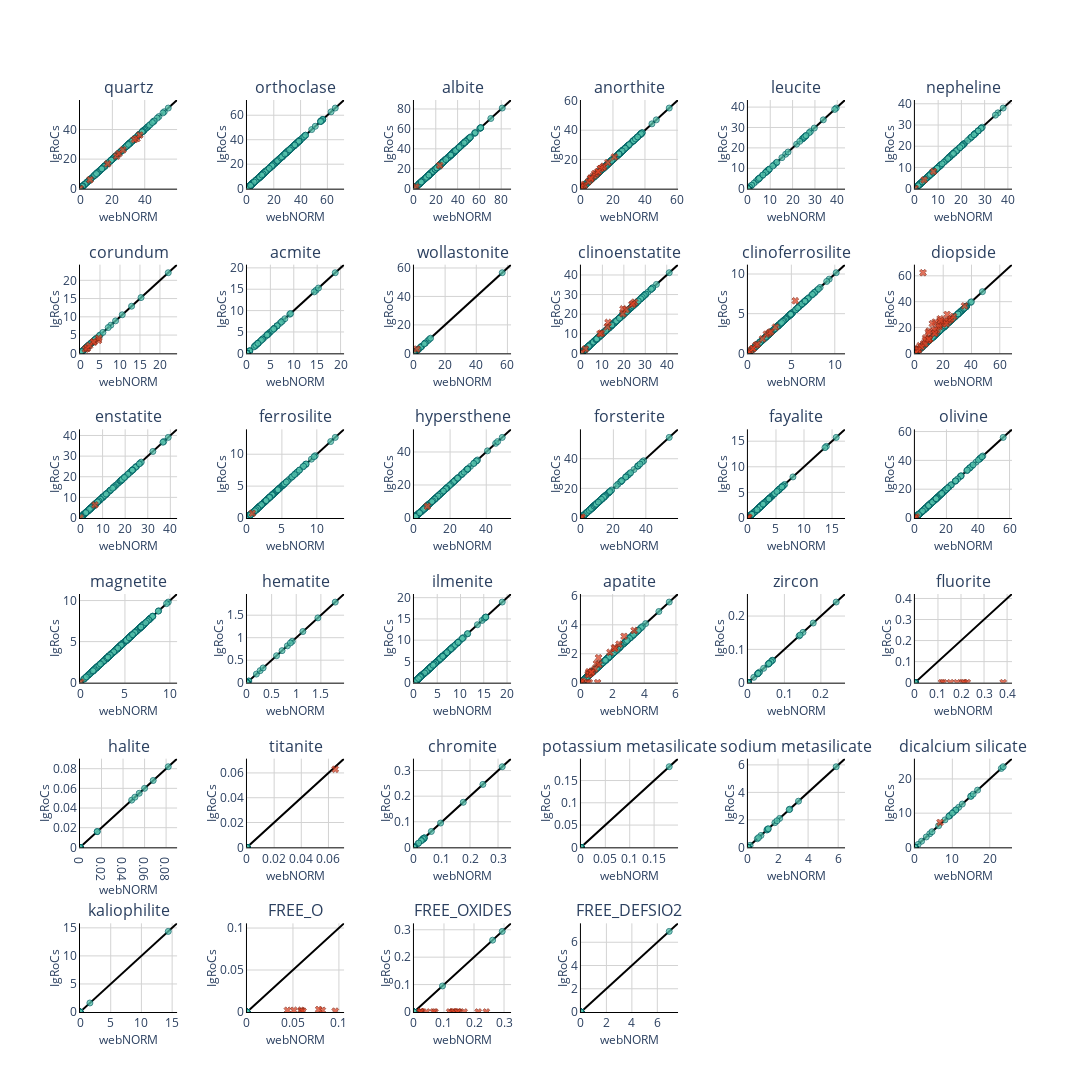

The cell this chart's notebook holds for it:
### Code cell
# get a list of minerals to plot based on whether there is any data in the igrocs or web data
plot_norms = []

for i in igrocs_norms_lemaitre.columns.tolist():
    if igrocs_norms_lemaitre[i].fillna(0).max() or web_norms_lemaitre[i].fillna(0).max() > 0:
        plot_norms.append(i)


# define the number of rows and columns for the subplots

cols=6
rows=math.ceil((len(plot_norms)/cols))

fig = make_subplots(rows=rows, cols=cols, subplot_titles=plot_norms, horizontal_spacing=0.075)

list_index = 0
n_plots = len(plot_norms)

#Add dummy traces to get legend to work
fig.append_trace(
                go.Scatter(
                    x=[0],
                    y=[0],
                    mode='markers',
                    marker=dict(
                        color="#57C4AD",
                        opacity=0.75,
                        line=dict(
                            color='#006164',
                            width=1)),
                    name=r'<1% relative difference',
                    showlegend=True
                    ),
                row=1,
                col=1
            )
fig.append_trace(
                go.Scatter(
                    x=[0],
                    y=[0],
                    mode='markers',
                    marker=dict(
                        symbol='x',
                        color="#DB4325",
                        opacity=0.75,
                        line=dict(
                            color='#8b2a17',
                            width=1)),
                    name=r'>1% relative difference',
                    showlegend=True
                    ),
                row=1,
                col=1
            )

for i in range(1,rows+1):
    for j in range(1,cols+1):
        if list_index + 1 <= n_plots:
            trace = plot_norms[list_index]

            pct_diff_norms_filter = abs(pd.to_numeric(web_norms_lemaitre[trace], errors='coerce') - 
            pd.to_numeric(igrocs_norms_lemaitre[trace], errors='coerce')) / pd.to_numeric(igrocs_norms_lemaitre[trace], errors='coerce') > 0.01


            fig.append_trace(
                go.Scatter(
                    x=[0,100],
                    y=[0,100],
                    mode='lines',
                    line=dict(color='black')
                    ),
                row=i,
                col=j
            )

            fig.append_trace(
            go.Scatter(
                x=pd.to_numeric(web_norms_lemaitre[trace][pct_diff_norms_filter==False], errors='coerce').fillna(0),
                y=pd.to_numeric(igrocs_norms_lemaitre[trace][pct_diff_norms_filter==False], errors='coerce').fillna(0),
                mode='markers',
                marker=dict(
                        color="#57C4AD",
                        opacity=0.75,
                        line=dict(
                            color='#006164',
                            width=1)),
                name=trace
                ),
            row=i,
            col=j
            )

            fig.append_trace(
                go.Scatter(
                    x=pd.to_numeric(web_norms_lemaitre[trace][pct_diff_norms_filter], errors='coerce').fillna(0),
                    y=pd.to_numeric(igrocs_norms_lemaitre[trace][pct_diff_norms_filter], errors='coerce').fillna(0),
                    mode='markers',
                    marker=dict(
                        symbol='x',
                        color="#DB4325",
                        opacity=0.75,
                        line=dict(
                            color='#8b2a17',
                            width=1)),
                    name=trace
                    ),
                row=i,
                col=j
            )
            
            x_max = pd.to_numeric(web_norms_lemaitre[trace], errors='coerce').max()
            y_max =  pd.to_numeric(igrocs_norms_lemaitre[trace], errors='coerce').max()

            xy_max = max([x_max, y_max])*1.1

            if xy_max == 0:
                xy_max = 100

            fig.update_xaxes(
                title_text="webNORM",
                title_font = {"size": 12},
                title_standoff = 5,
                range=[0,xy_max],
                row=i,
                col=j,
                gridcolor='lightgrey',
                linecolor='black'
                )
            
            fig.update_yaxes(
                title_text='IgRoCs',
                title_font = {"size": 12},
                title_standoff = 0,
                range=[0,xy_max],
                row=i,
                col=j,
                gridcolor='lightgrey',
                linecolor='black'
                )

        list_index +=1

fig.update_layout(height=2100, width=1800, showlegend=False, plot_bgcolor='rgba(0,0,0,0)', title_x=0.5)
fig.show()
fig.write_image('figures/Comparison of normative mineralogy output from IgRoCs and webNORM.png', scale=2)
